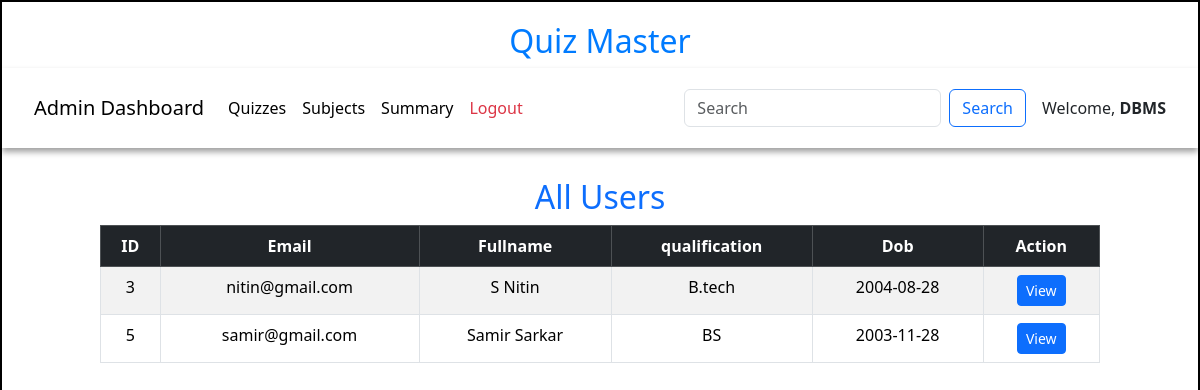
The app's page /admin_users/DBMS with its own data.
### models/models.py (models this page shows)
class User(db.Model):
    id=db.Column(db.Integer,primary_key=True)
    email=db.Column(db.String,unique=True,nullable=False)
    password=db.Column(db.Integer,nullable=False)
    role=db.Column(db.Integer,default=1)
    fullname=db.Column(db.String,nullable=False)
    qualification=db.Column(db.String,nullable=False)
    DOB = db.Column(db.Date(),nullable=False)
    scores = db.relationship("Score",cascade="all,delete",backref="user",lazy=True)

### controllers/controller.py (the view)
@app.route('/admin_users/<name>')
def admin_user(name):
    users = User.query.filter_by(role=1).all()  # Fetch only users with role = 1
    return render_template("admin_users.html", name=name, users=users)

### templates/admin_users.html (shortened to what this page needs)
<!DOCTYPE html>
<html lang="en">
<head>
    <link href="https://cdn.jsdelivr.net/npm/bootstrap@5.3.3/dist/css/bootstrap.min.css" rel="stylesheet">
    <link rel="stylesheet" href="/static/css/style.css">
</head>
<body>
    <div id="container">
        <h1 id="heading">Quiz Master</h1>
        <nav class="navbar navbar-expand-lg navbar-light bg-white">
            <div class="container-fluid">
                <a class="navbar-brand">Admin Dashboard</a>
                <div class="collapse navbar-collapse" id="navbarNav">
                    <ul class="navbar-nav me-auto">
                        <li class="nav-item">
                            <a class="nav-link active" href="/quiz_dashboard/{{name}}">Quizzes</a>
                        </li>
                        <li class="nav-item">
                            <a class="nav-link active" href="/admin/{{ name }}">Subjects</a>
                        </li>
                        <li class="nav-item">
                            <a class="nav-link active" href="/admin_summary/{{name}}">Summary</a>
                        </li>
                        <li class="nav-item">
                            <a class="nav-link text-danger" href="/login">Logout</a>
                        </li>
                    </ul>
                    <form class="d-flex" method="POST" action="/search3/{{name}}">
                        <input class="form-control me-2" type="search" placeholder="Search" name="search_txt" id="search_txt">
                        <button class="btn btn-outline-primary" type="submit">Search</button>
                    </form>
                </div>
                <span class="ms-3">Welcome, <strong>{{name}}</strong></span>
            </div>
        </nav>
        <div id="user-panel" style="margin: auto; margin-top: 30px;width: 1000px;height: auto;">
            <h2 class="text-center text-primary mt-4">All Users</h2>
            {% if users %}
            <table class="table table-striped table-hover table-bordered">
                <thead class="table-dark text-center">
                    <tr>
                        <th>ID</th>
                        <th>Email</th>
                        <th>Fullname</th>
                        <th>qualification</th>
                        <th>Dob</th>
                        <th>Action</th>
                    </tr>
                </thead>
                <tbody class="text-center">
                    {% for user in users %}
                            <tr>
                                <td>{{ user.id }}</td>
                                <td>{{ user.email}}</td>
                                <td>{{ user.fullname }}</td>
                                <td>{{ user.qualification }}</td>
                                <td>{{ user.DOB }}</td>
                                <td>
                                    <a href="/view_user/{{user.id}}/{{name}}" class="btn btn-sm btn-primary">View</a>
                                </td>
                            </tr>
                    {% endfor %}
                </tbody>
            </table>
        {% else %}
            <div class="text-center text-muted mt-4">No Users Available</div>
        {% endif %}
        </div>
    </div>
</body>
</html>

### static/css/style.css (style rules this page uses)
* { margin: 0px }
#container { border: 2px solid black; margin: auto; min-height: 729px; width: 100%; }
#heading { text-align: center; font-size: 2rem; margin-top: 20px; color: #007bff; }
.navbar { box-shadow: 0px 4px 6px rgba(0, 0, 0, 0.374); padding:20px; }

### records on screen
User: id "3", email "nitin@gmail.com", fullname "S Nitin", qualification "B.tech", DOB "2004-08-28"
User: id "5", email "samir@gmail.com", fullname "Samir Sarkar", qualification "BS", DOB "2003-11-28"

### other values on screen
{{ name }} "DBMS"
